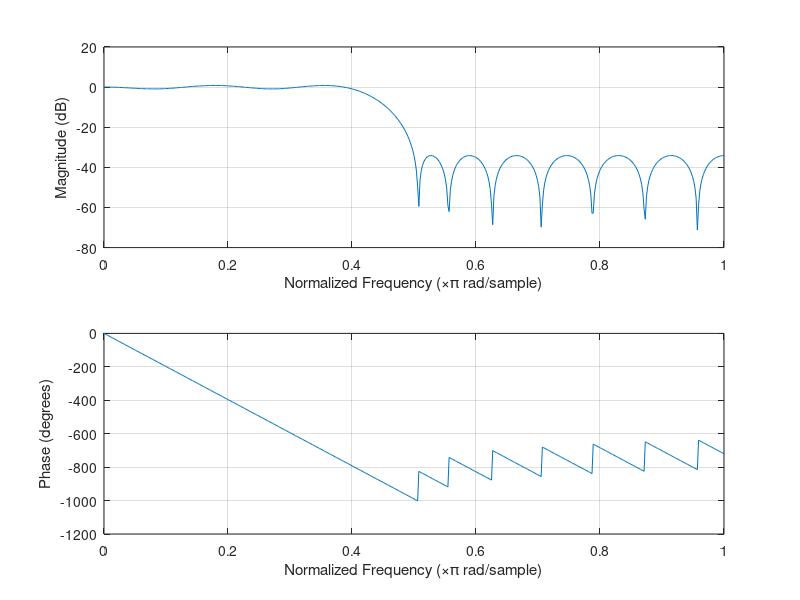
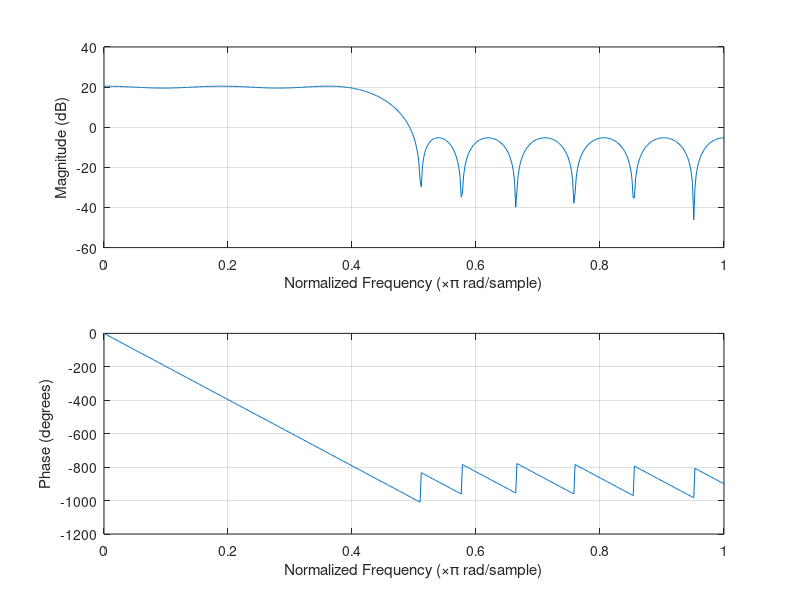

Write the MATLAB code that produced these figures, in order.
close all,clear all;
pkg load signal;
sf2 = 4096/2;
order= 1;
%notch en 1000
%[b,a]=pei_tseng_notch ( 1000 / sf2, 100/sf2 );

n= 22;             % Filter order
f = [0 0.4 0.5 1];  % Frequency vector
a = [1 1 0 0];      % Magnitude vector
w = [1 5];   
b = remez (n, f, a, w); 
%[b, a] = ellip (3, 20, 100,[0.2, 0.6]);

figure
freqz (b);

n= 22
a = [10 10 0 0];      % Magnitude vector
w = [1 1];  
b = remez (n, f, a, w); 
figure
freqz (b);  